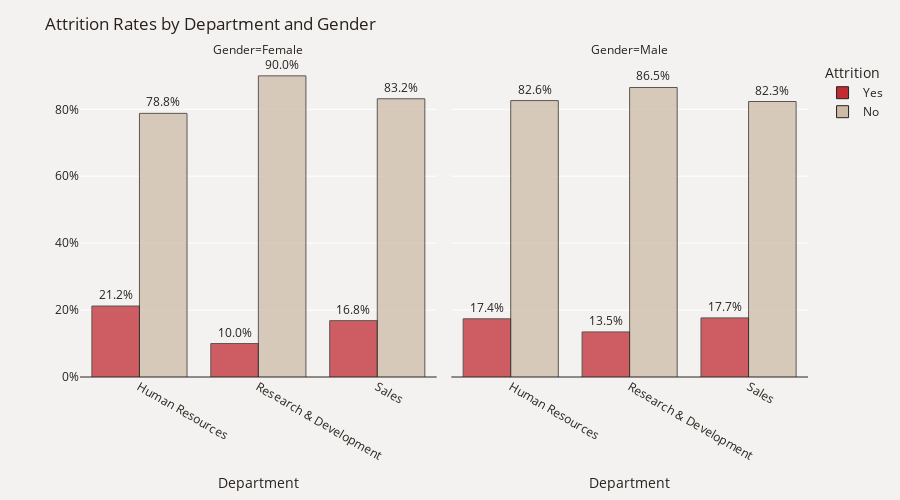

The notebook cell this image was saved under:
### Markdown cell above
## Department&Gender

### Code cell
# Group and normalize
plot_df = df.groupby(['Gender','Department'])['Attrition'].value_counts(normalize=True).mul(100).reset_index(name='Percent')

# Create bar chart
fig = px.bar(plot_df, x="Department", y="Percent", color="Attrition", barmode="group",
             text='Percent', opacity=.75, facet_col="Gender", 
             category_orders={'Attrition': ['Yes', 'No']},
             color_discrete_map={'Yes': '#C02B34','No': '#CDBBA7'})

fig.update_traces(texttemplate='%{text:.3s}%', textposition='outside',
                  marker_line=dict(width=1, color='#28221D'),  width=.4)
fig.update_layout(title_text='Attrition Rates by Department and Gender', yaxis_ticksuffix = '%',
                  paper_bgcolor='#F4F2F0', plot_bgcolor='#F4F2F0',font_color='#28221D',
                  height=500, xaxis=dict(tickangle=30))
fig.update_xaxes(showticklabels=True,tickangle=30,col=2)
fig.update_yaxes(title = "", zeroline=True, zerolinewidth=1, zerolinecolor='#28221D')

fig.show()

### Figure 1 — Plotly figure (JSON) as saved in the notebook; plotly's stock layout.template omitted (floating-point values rounded to 4 significant figures)
{"data": [{"alignmentgroup": "True", "hovertemplate": "Attrition=Yes<br>Gender=Female<br>Department=%{x}<br>Percent=%{text}<extra></extra>", "legendgroup": "Yes", "marker": {"color": "#C02B34", "line": {"color": "#28221D", "width": 1}, "opacity": 0.75, "pattern": {"shape": ""}}, "name": "Yes", "offsetgroup": "Yes", "orientation": "v", "showlegend": true, "text": [21.21, 10, 16.85], "textposition": "outside", "texttemplate": "%{text:.3s}%", "type": "bar", "width": 0.4, "x": ["Human Resources", "Research & Development", "Sales"], "xaxis": "x", "y": [21.21, 10, 16.85], "yaxis": "y"}, {"alignmentgroup": "True", "hovertemplate": "Attrition=Yes<br>Gender=Male<br>Department=%{x}<br>Percent=%{text}<extra></extra>", "legendgroup": "Yes", "marker": {"color": "#C02B34", "line": {"color": "#28221D", "width": 1}, "opacity": 0.75, "pattern": {"shape": ""}}, "name": "Yes", "offsetgroup": "Yes", "orientation": "v", "showlegend": false, "text": [17.39, 13.48, 17.67], "textposition": "outside", "texttemplate": "%{text:.3s}%", "type": "bar", "width": 0.4, "x": ["Human Resources", "Research & Development", "Sales"], "xaxis": "x2", "y": [17.39, 13.48, 17.67], "yaxis": "y2"}, {"alignmentgroup": "True", "hovertemplate": "Attrition=No<br>Gender=Female<br>Department=%{x}<br>Percent=%{text}<extra></extra>", "legendgroup": "No", "marker": {"color": "#CDBBA7", "line": {"color": "#28221D", "width": 1}, "opacity": 0.75, "pattern": {"shape": ""}}, "name": "No", "offsetgroup": "No", "orientation": "v", "showlegend": true, "text": [78.79, 90, 83.15], "textposition": "outside", "texttemplate": "%{text:.3s}%", "type": "bar", "width": 0.4, "x": ["Human Resources", "Research & Development", "Sales"], "xaxis": "x", "y": [78.79, 90, 83.15], "yaxis": "y"}, {"alignmentgroup": "True", "hovertemplate": "Attrition=No<br>Gender=Male<br>Department=%{x}<br>Percent=%{text}<extra></extra>", "legendgroup": "No", "marker": {"color": "#CDBBA7", "line": {"color": "#28221D", "width": 1}, "opacity": 0.75, "pattern": {"shape": ""}}, "name": "No", "offsetgroup": "No", "orientation": "v", "showlegend": false, "text": [82.61, 86.52, 82.33], "textposition": "outside", "texttemplate": "%{text:.3s}%", "type": "bar", "width": 0.4, "x": ["Human Resources", "Research & Development", "Sales"], "xaxis": "x2", "y": [82.61, 86.52, 82.33], "yaxis": "y2"}], "layout": {"annotations": [{"font": {}, "showarrow": false, "text": "Gender=Female", "x": 0.245, "xanchor": "center", "xref": "paper", "y": 1, "yanchor": "bottom", "yref": "paper"}, {"font": {}, "showarrow": false, "text": "Gender=Male", "x": 0.755, "xanchor": "center", "xref": "paper", "y": 1, "yanchor": "bottom", "yref": "paper"}], "barmode": "group", "font": {"color": "#28221D"}, "height": 500, "legend": {"title": {"text": "Attrition"}, "tracegroupgap": 0}, "margin": {"t": 60}, "paper_bgcolor": "#F4F2F0", "plot_bgcolor": "#F4F2F0", "title": {"text": "Attrition Rates by Department and Gender"}, "xaxis": {"anchor": "y", "domain": [0, 0.49], "tickangle": 30, "title": {"text": "Department"}}, "xaxis2": {"anchor": "y2", "domain": [0.51, 1], "matches": "x", "showticklabels": true, "tickangle": 30, "title": {"text": "Department"}}, "yaxis": {"anchor": "x", "domain": [0, 1], "ticksuffix": "%", "title": {"text": ""}, "zeroline": true, "zerolinecolor": "#28221D", "zerolinewidth": 1}, "yaxis2": {"anchor": "x2", "domain": [0, 1], "matches": "y", "showticklabels": false, "title": {"text": ""}, "zeroline": true, "zerolinecolor": "#28221D", "zerolinewidth": 1}}}
